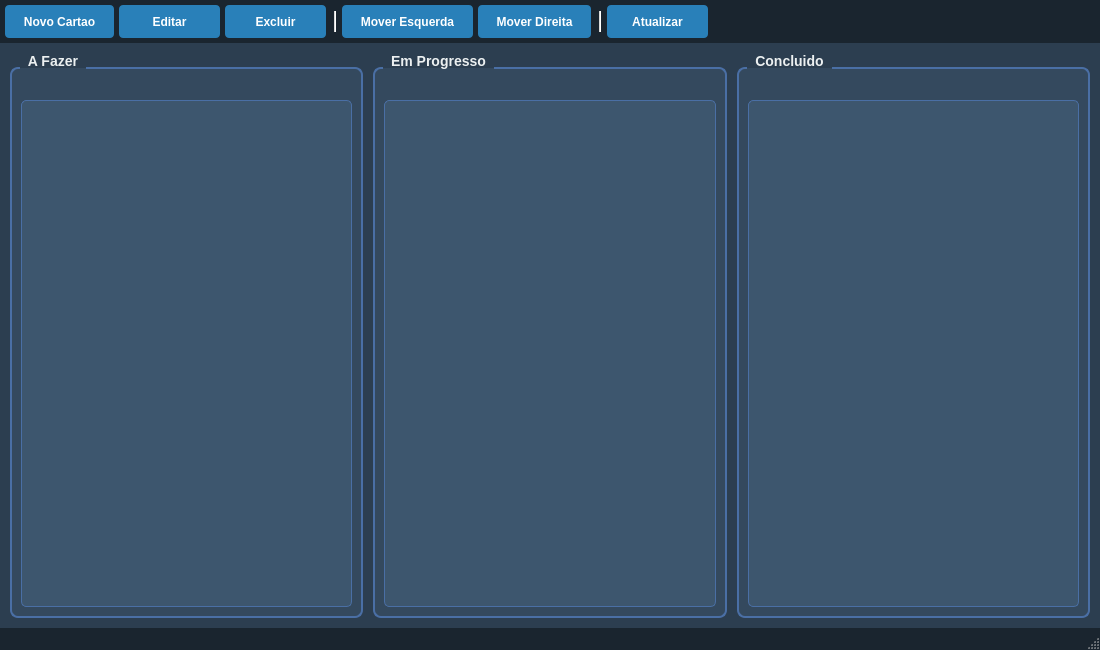
<?xml version="1.0" encoding="UTF-8"?>
<ui version="4.0">
 <class>MainWindow</class>
 <widget class="QMainWindow" name="MainWindow">
  <property name="geometry">
   <rect>
    <x>0</x>
    <y>0</y>
    <width>1100</width>
    <height>650</height>
   </rect>
  </property>
  <property name="windowTitle">
   <string>Mural Kanban</string>
  </property>
  <property name="styleSheet">
   <string notr="true">
QMainWindow {
  background-color: #2C3E50;
}
QGroupBox {
  background-color: #34495E;
  border: 2px solid #4A6FA5;
  border-radius: 8px;
  margin-top: 14px;
  padding-top: 22px;
  font-weight: bold;
  font-size: 14px;
  color: #ECF0F1;
}
QGroupBox::title {
  subcontrol-origin: margin;
  left: 10px;
  padding: 0 6px;
}
QListWidget {
  background-color: #3D566E;
  border: 1px solid #4A6FA5;
  border-radius: 5px;
  padding: 5px;
  color: #ECF0F1;
  font-size: 12px;
}
QListWidget::item {
  padding: 8px;
  margin: 2px;
  border-radius: 4px;
  background-color: #455A74;
}
QListWidget::item:selected {
  background-color: #5DADE2;
  color: white;
}
QListWidget::item:hover {
  background-color: #4A6FA5;
}
QToolBar {
  background-color: #1A252F;
  border: none;
  padding: 5px;
  spacing: 5px;
}
QToolBar QToolButton {
  background-color: #2980B9;
  color: white;
  border: none;
  border-radius: 4px;
  padding: 8px 14px;
  font-weight: bold;
  min-width: 70px;
}
QToolBar QToolButton:hover {
  background-color: #3498DB;
}
QToolBar QToolButton:pressed {
  background-color: #21618C;
}
QStatusBar {
  background-color: #1A252F;
  color: #BDC3C7;
  font-size: 11px;
}
   </string>
  </property>
  <widget class="QWidget" name="centralwidget">
   <layout class="QHBoxLayout" name="horizontalLayout">
    <property name="spacing">
     <number>10</number>
    </property>
    <property name="leftMargin">
     <number>10</number>
    </property>
    <property name="topMargin">
     <number>10</number>
    </property>
    <property name="rightMargin">
     <number>10</number>
    </property>
    <property name="bottomMargin">
     <number>10</number>
    </property>
    <item>
     <widget class="QGroupBox" name="groupTodo">
      <property name="title">
       <string>A Fazer</string>
      </property>
      <layout class="QVBoxLayout" name="verticalLayoutTodo">
       <item>
        <widget class="QListWidget" name="listTodo">
         <property name="alternatingRowColors">
          <bool>false</bool>
         </property>
        </widget>
       </item>
      </layout>
     </widget>
    </item>
    <item>
     <widget class="QGroupBox" name="groupInProgress">
      <property name="title">
       <string>Em Progresso</string>
      </property>
      <layout class="QVBoxLayout" name="verticalLayoutInProgress">
       <item>
        <widget class="QListWidget" name="listInProgress">
         <property name="alternatingRowColors">
          <bool>false</bool>
         </property>
        </widget>
       </item>
      </layout>
     </widget>
    </item>
    <item>
     <widget class="QGroupBox" name="groupDone">
      <property name="title">
       <string>Concluido</string>
      </property>
      <layout class="QVBoxLayout" name="verticalLayoutDone">
       <item>
        <widget class="QListWidget" name="listDone">
         <property name="alternatingRowColors">
          <bool>false</bool>
         </property>
        </widget>
       </item>
      </layout>
     </widget>
    </item>
   </layout>
  </widget>
  <widget class="QToolBar" name="toolBar">
   <property name="windowTitle">
    <string>Ferramentas</string>
   </property>
   <property name="movable">
    <bool>false</bool>
   </property>
   <property name="toolButtonStyle">
    <enum>Qt::ToolButtonTextOnly</enum>
   </property>
   <attribute name="toolBarArea">
    <enum>TopToolBarArea</enum>
   </attribute>
   <addaction name="actionNewCard"/>
   <addaction name="actionEditCard"/>
   <addaction name="actionDeleteCard"/>
   <addaction name="separator"/>
   <addaction name="actionMoveLeft"/>
   <addaction name="actionMoveRight"/>
   <addaction name="separator"/>
   <addaction name="actionRefresh"/>
  </widget>
  <widget class="QStatusBar" name="statusbar"/>
  <action name="actionNewCard">
   <property name="text">
    <string>Novo Cartao</string>
   </property>
   <property name="toolTip">
    <string>Criar um novo cartao (Ctrl+N)</string>
   </property>
   <property name="shortcut">
    <string>Ctrl+N</string>
   </property>
  </action>
  <action name="actionEditCard">
   <property name="text">
    <string>Editar</string>
   </property>
   <property name="toolTip">
    <string>Editar o cartao selecionado (Ctrl+E)</string>
   </property>
   <property name="shortcut">
    <string>Ctrl+E</string>
   </property>
  </action>
  <action name="actionDeleteCard">
   <property name="text">
    <string>Excluir</string>
   </property>
   <property name="toolTip">
    <string>Excluir o cartao selecionado (Del)</string>
   </property>
   <property name="shortcut">
    <string>Del</string>
   </property>
  </action>
  <action name="actionMoveLeft">
   <property name="text">
    <string>Mover Esquerda</string>
   </property>
   <property name="toolTip">
    <string>Mover cartao para a coluna anterior (Ctrl+Left)</string>
   </property>
   <property name="shortcut">
    <string>Ctrl+Left</string>
   </property>
  </action>
  <action name="actionMoveRight">
   <property name="text">
    <string>Mover Direita</string>
   </property>
   <property name="toolTip">
    <string>Mover cartao para a proxima coluna (Ctrl+Right)</string>
   </property>
   <property name="shortcut">
    <string>Ctrl+Right</string>
   </property>
  </action>
  <action name="actionRefresh">
   <property name="text">
    <string>Atualizar</string>
   </property>
   <property name="toolTip">
    <string>Atualizar o mural (F5)</string>
   </property>
   <property name="shortcut">
    <string>F5</string>
   </property>
  </action>
 </widget>
 <resources/>
 <connections/>
</ui>
